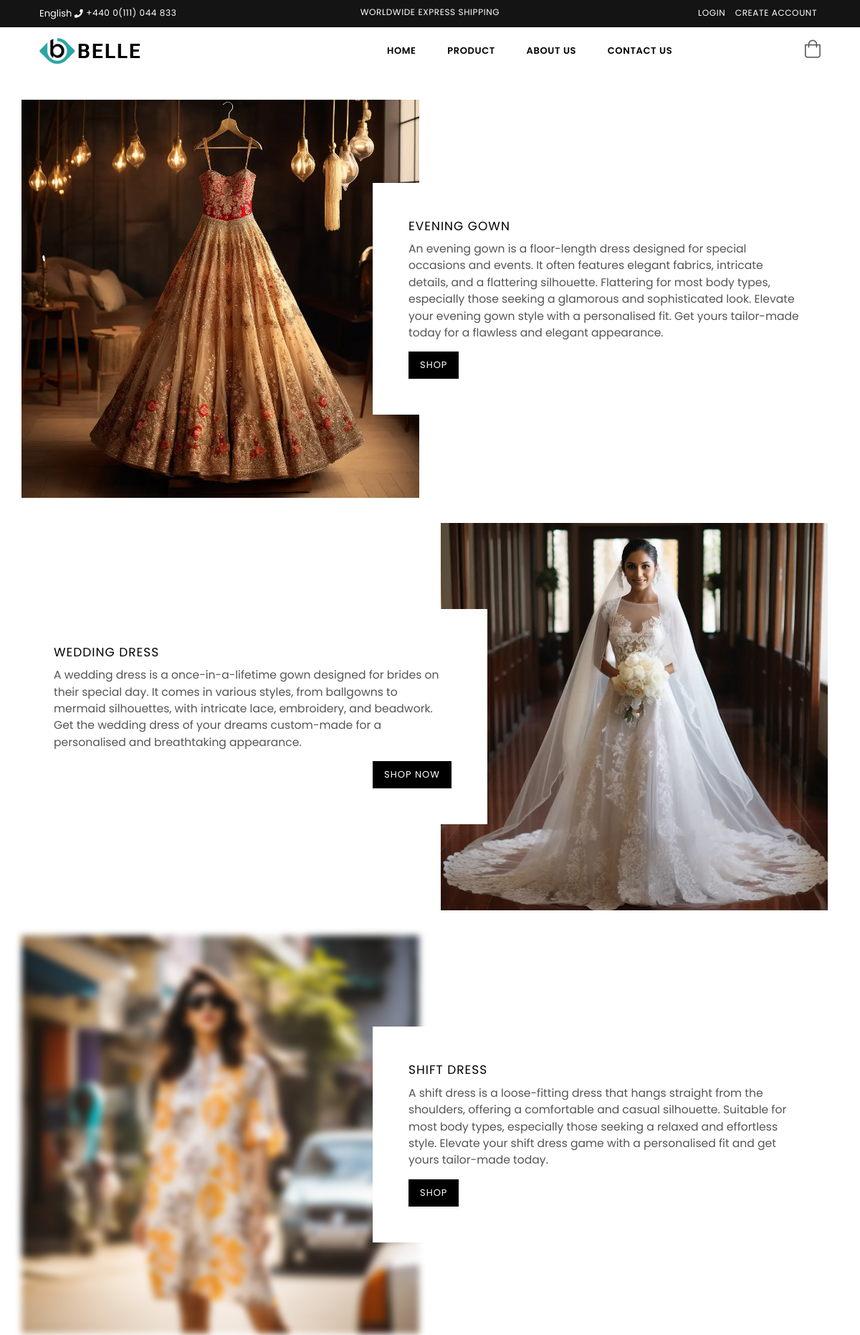
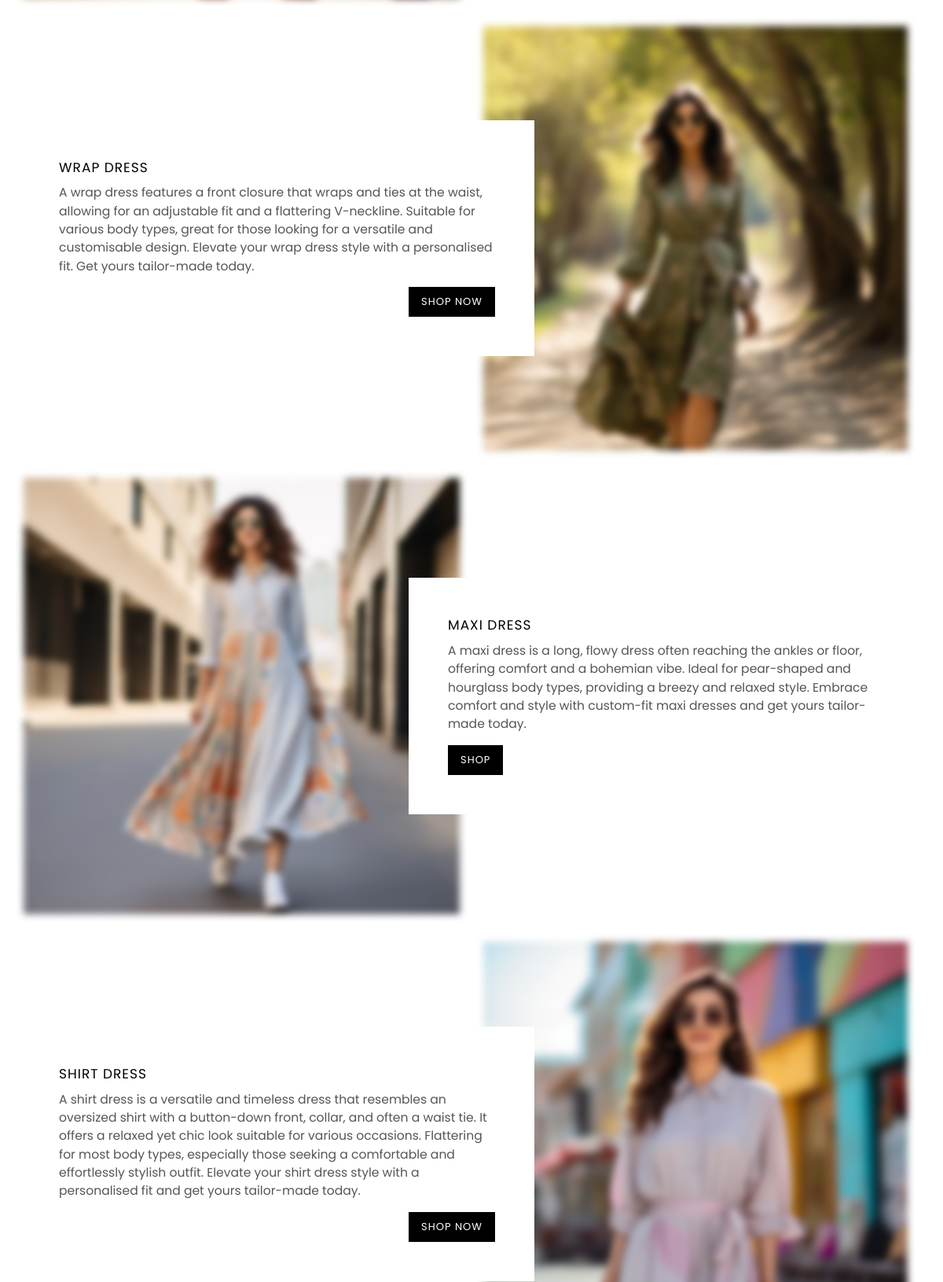
Page /category/Dress/ (upper part) on the committed database (2 pictures, top to bottom).
### tailor/models.py (models this page shows, shortened)
class Products(models.Model):
    category = models.CharField(max_length=50, choices=(
        ('Blouse', 'Blouse'),
        ('Dress', 'Dress'),
        ('Jacket','Jacket'),
        ('Jumpsuit','Jumpsuit'),
        ('Kurta-Kurti','Kurta-Kurti'),
        ('Lehenga','Lehenga'),
        ('Salwar-Suit','Salwar-Suit'),
        ('Ready-To-wear-Saree','Ready-To-wear-Saree'),
        ('Shirt','Shirt'),
        ('Skirt','Skirt'),
        ('Top','Top'),
        ('Trouser','Trouser'),
    ))
    ProductName = models.CharField(max_length=100)
    ProductDetails = models.TextField()
    img1 = models.FileField(upload_to='products/')

### tailor/views.py (the view)
# urls.py: path('category/<str:category>/',views.products_by_category,name='products_by_category'),
def products_by_category(request, category):
    products = Products.objects.filter(category=category)
    products_with_index = [(index, product) for index, product in enumerate(products)]
    context = {
        'products_with_index': products_with_index,
        'category': category
    }
    return render(request, 'filterproduct.html', context)

### tailor/templates/filterproduct.html
{% load static %}
{%include 'header.html'%}
{% block content %}
<div id="page-content">
    <div class="section feature-content">
        <div class="container">
            <div class="row">
                {% for index, product in products_with_index %}
                 {% if index|divisibleby:2 %}
                    <div class="feature-row">
                    <div class="col-12 col-sm-12 col-md-6 feature-row__item text-center">
                        <img class="blur-up lazyload" data-src="/media/{{product.img1}}" src="/media/{{product.img1}}" alt="{{product.ProductName}}" title="{{product.ProductName}}" />
                    </div>
                    <div class="col-12 col-sm-12 col-md-6 feature-row__item feature-row__text feature-row__text--left text-left">
                        <div class="row-text">
                            <h2 class="h2">{{ product.ProductName }}  </h2>
                            <p style="font-size: larger;">{{ product.ProductDetails }}</p>
                            <a href="{%url 'add_to_cart' product_id=product.id %}" class="btn">SHOP</a>
                        </div>
                    </div>
                    </div>
                 {% else %}
                 <div class="section feature-content">
                    <div class="container">
                        <div class="row">
                            <div class="feature-row">
                                <div class="col-12 col-sm-12 col-md-6 feature-row__item feature-row__text feature-row__text--right text-right">
                                    <div class="row-text">
                                        <h2 class="h2" style="text-align: left;padding-left: 80px;">{{product.ProductName}} </h2>
                                        <p style="text-align: left;padding-left: 80px;font-size: larger;">{{product.ProductDetails}}</p>
                                        <a href="{%url 'add_to_cart' product_id=product.id %}" class="btn">Shop Now</a>
                                    </div>
                                </div>
                                <div class="col-12 col-sm-12 col-md-6 feature-row__item text-center">
                                    <img class="blur-up lazyload" data-src="/media/{{product.img1}}" src="/media/{{product.img1}}" alt="{{product.ProductName}}" title="{{product.ProductName}}" />
                                </div>
                            </div>
                        </div>
                    </div>
                </div>
                 {% endif %}
                {% endfor %}
            </div>
        </div>
    </div>
</div>
{%endblock%}
{%include 'footer.html'%}

### tailor/templates/header.html (shortened to what this page needs)
{%load static%}
<!DOCTYPE html>
<html class="no-js" lang="en">
<head>
<link rel="stylesheet" href="{%static 'assets/css/plugins.css'%}">
<link rel="stylesheet" href="{%static 'assets/css/bootstrap.min.css'%}">
<link rel="stylesheet" href="{%static 'assets/css/style.css'%}">
<link rel="stylesheet" href="{%static 'assets/css/responsive.css'%}">
</head>
<body class="template-product belle">
	<div class="pageWrapper">
        <div class="top-header">
        <div class="container-fluid">
            <div class="row">
            	<div class="col-10 col-sm-8 col-md-5 col-lg-4">
                    <div class="language-dropdown">
                        <span class="language">English</span>
                    </div>
                    <p class="phone-no"><i class="anm anm-phone-s"></i> +440 0(111) 044 833</p>
                </div>
                <div class="col-sm-4 col-md-4 col-lg-4 d-none d-lg-none d-md-block d-lg-block">
                	<div class="text-center"><p class="top-header_middle-text"> Worldwide Express Shipping</p></div>
                </div>
                <div class="col-2 col-sm-4 col-md-3 col-lg-4 text-right">
                    <ul class="customer-links list-inline">
                        {% if request.session.username %}
                            <li><a href="{%url 'user_logout' %}">Logout</a></li>
                        {%else%}
                            <li><a href="{%url 'user_login' %}">Login</a></li>
                        {%endif%}
                        {% if request.session.username %}
                            <li><a href="{%url 'edit_users' id=request.session.user_id %}"> Hi, {{request.session.username}}</a></li>
                        {%else%}
                            <li><a href="{%url 'register' %}">Create Account</a></li>
                        {%endif%}
                    </ul>
                </div>
            </div>
        </div>
    </div>
        <div class="header-wrap animated d-flex">
            <div class="container-fluid">
                <div class="row align-items-center">
                    <div class="logo col-md-2 col-lg-2 d-none d-lg-block">
                        <a href="#">
                            <img src="{%static 'assets/images/logo.svg'%}" alt="Belle Multipurpose Html Template" title="Belle Multipurpose Html Template" />
                        </a>
                    </div>
                    <div class="col-2 col-sm-3 col-md-3 col-lg-8">
                        <nav class="grid__item" id="AccessibleNav">
                            <ul id="siteNav" class="site-nav medium right hidearrow">
                                <li class="lvl1 parent megamenu" ><a href="{%url 'home' %}">Home</a></li>
                                <li class="lvl1 parent megamenu"><a href="{%url 'product' %}">Product</a></li>
                                <li class="lvl1 parent megamenu"><a href="{%url 'About_Us'%}">About us</a></li>
                                <li class="lvl1 parent megamenu"><a href="#footer">Contact us</a></li>
                        </ul>
                        </nav>
                    </div>
                    <div class="col-4 col-sm-3 col-md-3 col-lg-2">
                        <div class="site-cart">
                            <a href="{%url 'cart'%}" class="#" title="Cart" style="font-size: 25px;">
                                <i class="icon anm anm-bag-l"></i>
                            </a>
                        </div>
                    </div>
                </div>
            </div>
        </div>

### tailor/templates/footer.html (shortened to what this page needs)
{%load static%}
</body>
</html>

### rows in the picture
Products: img1 (picture), ProductName "EVENING GOWN", ProductDetails "An evening gown is a floor-length dress designed for special occasions and events. It often features elegant fabrics, intricate details, and a flattering silhouette. Flattering for most body types, especially those seeking a glamorous and sophisticated look. Elevate your evening gown style with a personalised fit. Get yours tailor-made today for a flawless and elegant appearance."
Products: ProductName "WEDDING DRESS", ProductDetails "A wedding dress is a once-in-a-lifetime gown designed for brides on their special day. It comes in various styles, from ballgowns to mermaid silhouettes, with intricate lace, embroidery, and beadwork. Get the wedding dress of your dreams custom-made for a personalised and breathtaking appearance.", img1 (picture)
Products: img1 (picture), ProductName "SHIFT DRESS", ProductDetails "A shift dress is a loose-fitting dress that hangs straight from the shoulders, offering a comfortable and casual silhouette. Suitable for most body types, especially those seeking a relaxed and effortless style. Elevate your shift dress game with a personalised fit and get yours tailor-made today."
Products: ProductName "WRAP DRESS", ProductDetails "A wrap dress features a front closure that wraps and ties at the waist, allowing for an adjustable fit and a flattering V-neckline. Suitable for various body types, great for those looking for a versatile and customisable design. Elevate your wrap dress style with a personalised fit. Get yours tailor-made today.", img1 (picture)
Products: img1 (picture), ProductName "MAXI DRESS", ProductDetails "A maxi dress is a long, flowy dress often reaching the ankles or floor, offering comfort and a bohemian vibe. Ideal for pear-shaped and hourglass body types, providing a breezy and relaxed style. Embrace comfort and style with custom-fit maxi dresses and get yours tailor-made today."
Products: ProductName "SHIRT DRESS", ProductDetails "A shirt dress is a versatile and timeless dress that resembles an oversized shirt with a button-down front, collar, and often a waist tie. It offers a relaxed yet chic look suitable for various occasions. Flattering for most body types, especially those seeking a comfortable and effortlessly stylish outfit. Elevate your shirt dress style with a personalised fit and get yours tailor-made today.", img1 (picture)
